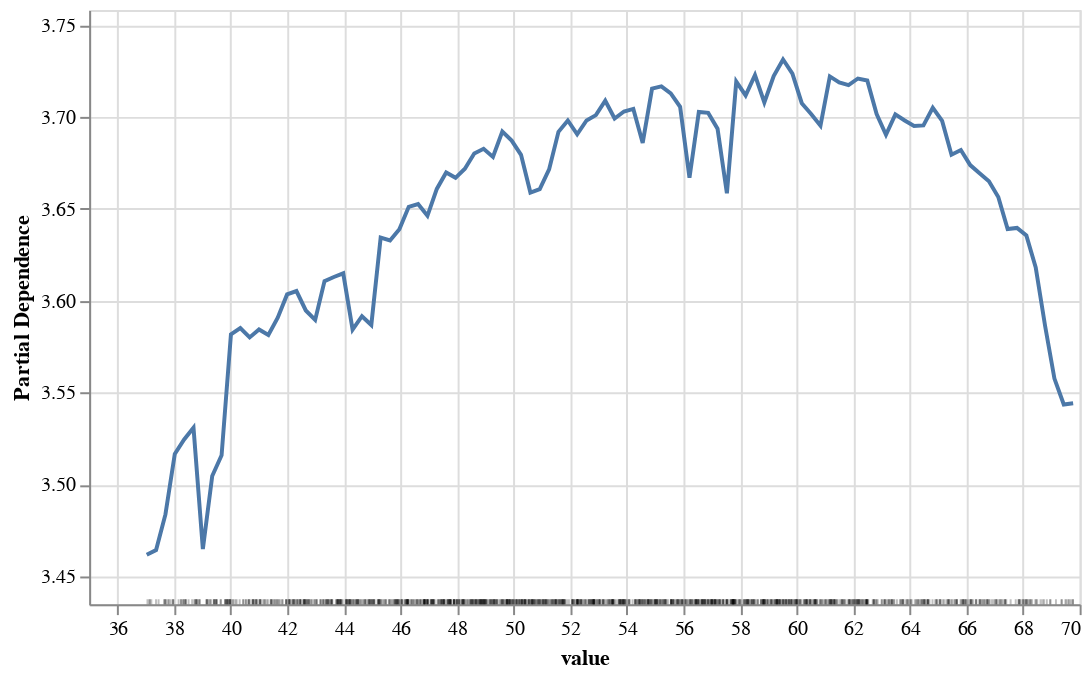

Here is the notebook cell this chart was saved with:
### Code cell
chart = plot_pdp(rf, F1, feature_dict, feature_name="value")
chart

### Figure 1 — Vega-Lite specification as saved in the notebook (floating-point values rounded to 4 significant figures; data arrays with more than 128 entries replaced by an {"elided": "..."} marker saying what was removed)
{"config": {"view": {"continuousWidth": 300, "continuousHeight": 300}}, "layer": [{"data": {"name": "data-bc364838925dbef74327800cc931b7e3"}, "mark": {"type": "line"}, "encoding": {"x": {"field": "feature_value", "scale": {"domain": [37.03, 69.77], "nice": true}, "title": "value", "type": "quantitative"}, "y": {"field": "pdp_value", "scale": {"domain": [3.435, 3.758], "zero": false}, "title": "Partial Dependence", "type": "quantitative"}}, "name": "view_41"}, {"data": {"name": "data-ed250fcef1540f9b202e7608bb75bfad"}, "mark": {"type": "tick", "color": "black", "opacity": 0.25}, "encoding": {"x": {"field": "feature_value", "scale": {"domain": [37.03, 69.77]}, "type": "quantitative"}, "y": {"value": 300}}, "transform": [{"filter": "datum.feature_value >= 37.034502999999994 && datum.feature_value <= 69.770246"}]}], "height": 300, "params": [{"name": "param_40", "select": {"type": "interval", "encodings": ["x", "y"]}, "bind": "scales", "views": ["view_41"]}], "width": 500, "$schema": "https://vega.github.io/schema/vega-lite/v5.20.1.json", "datasets": {"data-bc364838925dbef74327800cc931b7e3": [{"feature_value": 37.03, "pdp_value": 3.462}, {"feature_value": 37.37, "pdp_value": 3.464}, {"feature_value": 37.7, "pdp_value": 3.484}, {"feature_value": 38.03, "pdp_value": 3.517}, {"feature_value": 38.36, "pdp_value": 3.524}, {"feature_value": 38.69, "pdp_value": 3.531}, {"feature_value": 39.02, "pdp_value": 3.465}, {"feature_value": 39.35, "pdp_value": 3.505}, {"feature_value": 39.68, "pdp_value": 3.516}, {"feature_value": 40.01, "pdp_value": 3.582}, {"feature_value": 40.34, "pdp_value": 3.585}, {"feature_value": 40.67, "pdp_value": 3.58}, {"feature_value": 41.0, "pdp_value": 3.584}, {"feature_value": 41.33, "pdp_value": 3.581}, {"feature_value": 41.66, "pdp_value": 3.591}, {"feature_value": 41.99, "pdp_value": 3.603}, {"feature_value": 42.33, "pdp_value": 3.605}, {"feature_value": 42.66, "pdp_value": 3.595}, {"feature_value": 42.99, "pdp_value": 3.59}, {"feature_value": 43.32, "pdp_value": 3.611}, {"feature_value": 43.65, "pdp_value": 3.613}, {"feature_value": 43.98, "pdp_value": 3.615}, {"feature_value": 44.31, "pdp_value": 3.584}, {"feature_value": 44.64, "pdp_value": 3.592}, {"feature_value": 44.97, "pdp_value": 3.587}, {"feature_value": 45.3, "pdp_value": 3.634}, {"feature_value": 45.63, "pdp_value": 3.633}, {"feature_value": 45.96, "pdp_value": 3.639}, {"feature_value": 46.29, "pdp_value": 3.651}, {"feature_value": 46.62, "pdp_value": 3.653}, {"feature_value": 46.95, "pdp_value": 3.646}, {"feature_value": 47.29, "pdp_value": 3.661}, {"feature_value": 47.62, "pdp_value": 3.67}, {"feature_value": 47.95, "pdp_value": 3.667}, {"feature_value": 48.28, "pdp_value": 3.672}, {"feature_value": 48.61, "pdp_value": 3.68}, {"feature_value": 48.94, "pdp_value": 3.683}, {"feature_value": 49.27, "pdp_value": 3.678}, {"feature_value": 49.6, "pdp_value": 3.692}, {"feature_value": 49.93, "pdp_value": 3.687}, {"feature_value": 50.26, "pdp_value": 3.679}, {"feature_value": 50.59, "pdp_value": 3.659}, {"feature_value": 50.92, "pdp_value": 3.661}, {"feature_value": 51.25, "pdp_value": 3.671}, {"feature_value": 51.58, "pdp_value": 3.692}, {"feature_value": 51.91, "pdp_value": 3.698}, {"feature_value": 52.25, "pdp_value": 3.691}, {"feature_value": 52.58, "pdp_value": 3.698}, {"feature_value": 52.91, "pdp_value": 3.701}, {"feature_value": 53.24, "pdp_value": 3.709}, {"feature_value": 53.57, "pdp_value": 3.699}, {"feature_value": 53.9, "pdp_value": 3.703}, {"feature_value": 54.23, "pdp_value": 3.704}, {"feature_value": 54.56, "pdp_value": 3.686}, {"feature_value": 54.89, "pdp_value": 3.715}, {"feature_value": 55.22, "pdp_value": 3.717}, {"feature_value": 55.55, "pdp_value": 3.713}, {"feature_value": 55.88, "pdp_value": 3.705}, {"feature_value": 56.21, "pdp_value": 3.667}, {"feature_value": 56.54, "pdp_value": 3.703}, {"feature_value": 56.87, "pdp_value": 3.702}, {"feature_value": 57.21, "pdp_value": 3.694}, {"feature_value": 57.54, "pdp_value": 3.658}, {"feature_value": 57.87, "pdp_value": 3.719}, {"feature_value": 58.2, "pdp_value": 3.712}, {"feature_value": 58.53, "pdp_value": 3.723}, {"feature_value": 58.86, "pdp_value": 3.708}, {"feature_value": 59.19, "pdp_value": 3.722}, {"feature_value": 59.52, "pdp_value": 3.731}, {"feature_value": 59.85, "pdp_value": 3.724}, {"feature_value": 60.18, "pdp_value": 3.707}, {"feature_value": 60.51, "pdp_value": 3.702}, {"feature_value": 60.84, "pdp_value": 3.695}, {"feature_value": 61.17, "pdp_value": 3.722}, {"feature_value": 61.5, "pdp_value": 3.719}, {"feature_value": 61.83, "pdp_value": 3.717}, {"feature_value": 62.16, "pdp_value": 3.721}, {"feature_value": 62.5, "pdp_value": 3.72}, {"feature_value": 62.83, "pdp_value": 3.701}, {"feature_value": 63.16, "pdp_value": 3.69}, {"feature_value": 63.49, "pdp_value": 3.701}, {"feature_value": 63.82, "pdp_value": 3.698}, {"feature_value": 64.15, "pdp_value": 3.695}, {"feature_value": 64.48, "pdp_value": 3.695}, {"feature_value": 64.81, "pdp_value": 3.705}, {"feature_value": 65.14, "pdp_value": 3.698}, {"feature_value": 65.47, "pdp_value": 3.679}, {"feature_value": 65.8, "pdp_value": 3.682}, {"feature_value": 66.13, "pdp_value": 3.674}, {"feature_value": 66.46, "pdp_value": 3.669}, {"feature_value": 66.79, "pdp_value": 3.665}, {"feature_value": 67.12, "pdp_value": 3.656}, {"feature_value": 67.46, "pdp_value": 3.639}, {"feature_value": 67.79, "pdp_value": 3.64}, {"feature_value": 68.12, "pdp_value": 3.635}, {"feature_value": 68.45, "pdp_value": 3.618}, {"feature_value": 68.78, "pdp_value": 3.586}, {"feature_value": 69.11, "pdp_value": 3.558}, {"feature_value": 69.44, "pdp_value": 3.543}, {"feature_value": 69.77, "pdp_value": 3.544}], "data-ed250fcef1540f9b202e7608bb75bfad": {"elided": "1496 records"}}}
